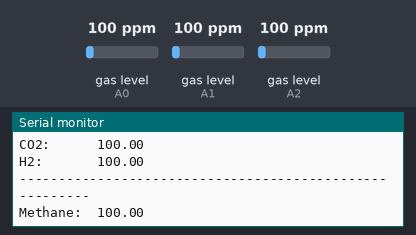
Recording of a sketch running on a simulated Arduino Nano, built with avr-gcc and run on an emulated ATmega328P. Parts: the last lines printed to the serial monitor. The inputs (shaded band) are chosen by the test bench; at power-on: gas level (sensors on A0, A1, A2) 100 ppm.

Above: at 7.2 s.
7.3 s: gas level (sensor on A0) set to 11 ppm
At 7.43 s:
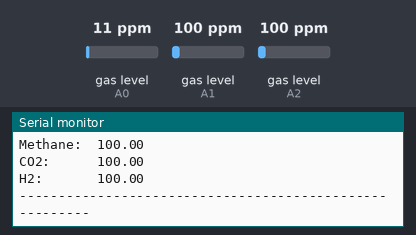
8.8 s: gas level (sensor on A0) set to 8 ppm
At 8.82 s:
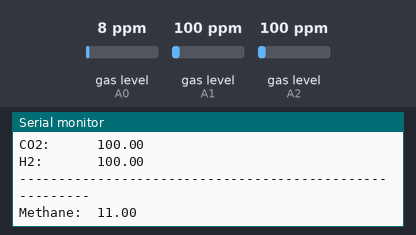
10.3 s: gas level (sensor on A1) set to 11 ppm
At 10.31 s:
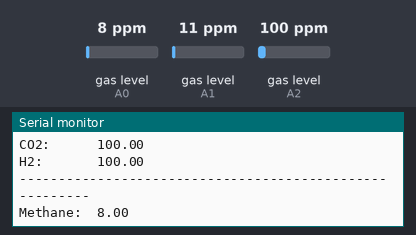
11.8 s: gas level (sensor on A1) set to 8 ppm
Timing chart, 0 to 14.3 s (numbered marks = the images above; inputs shaded):
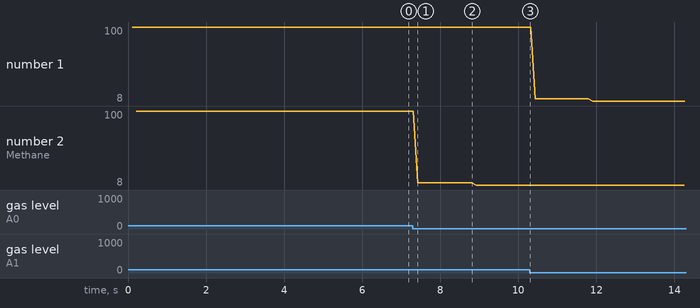

Measured:
- the behaviour switches between 10 and 9 ppm on gas level (sensor on A0) (found by bisection; images 1 and 2)
- plotted number 2: 100 → 11 after the input at 7.3 s, 11 → 8 after the input at 8.8 s

The sketch:

mq-calibration.ino
```cpp
#include <MQUnifiedsensor.h>

#define         Board                   ("Arduino NANO")
#define         Pin4                     (A0)  //Analog input 1 of your arduino
#define         Pin135                   (A1)  //Analog input 2 of your arduino
#define         Pin8                     (A2)  //Analog input 6 of your arduino

#define         RatioMQ4CleanAir          (4.4) //RS / R0 = 4.4 ppm
#define         RatioMQ135CleanAir        (3.6) //RS / R0 = 10 ppm
#define         RatioMQ8CleanAir          (70) //RS / R0 = 70 ppm
#define         ADC_Bit_Resolution        (10) // 10 bit ADC
#define         Voltage_Resolution        (5) // Volt resolution to calc the voltage
#define         Type                      ("Arduino NANO") //Board used
//Declare Sensor
MQUnifiedsensor MQ4(Board, Voltage_Resolution, ADC_Bit_Resolution, Pin4, Type);
MQUnifiedsensor MQ135(Board, Voltage_Resolution, ADC_Bit_Resolution, Pin135, Type);
MQUnifiedsensor MQ8(Board, Voltage_Resolution, ADC_Bit_Resolution, Pin8, Type);


void setup() {
  Serial.begin(9600);

  MQ4.init();
  MQ4.setRegressionMethod(1); //_PPM =  a*ratio^b
  MQ4.setR0(14.23);
  MQ135.init();
  MQ135.setRegressionMethod(1); //_PPM =  a*ratio^b
  MQ135.setR0(9.03);
  MQ8.init();
  MQ8.setRegressionMethod(1); //_PPM =  a*ratio^b
  MQ8.setR0(0.91);


//calibration portion and calibrate for R0.
  Serial.print("Calibrating please wait.");
  float  MQ4calcR0 = 0,
         MQ135calcR0 = 0,
         MQ8calcR0 = 0;
  for (int i = 1; i <= 10; i ++)
  {
    //Update the voltage lectures
    MQ4.update();
    MQ135.update();
    MQ8.update();

    MQ4calcR0 += MQ4.calibrate(RatioMQ4CleanAir);
    MQ135calcR0 += MQ135.calibrate(RatioMQ135CleanAir);
    MQ8calcR0 += MQ8.calibrate(RatioMQ8CleanAir);

    Serial.print(".");
  }
  MQ4.setR0(MQ4calcR0 / 10);
  MQ135.setR0(MQ135calcR0 / 10);
  MQ8.setR0(MQ8calcR0 / 10);
  Serial.println("  done!.");

  Serial.print("(MQ4 - MQ135 - MQ8):");
  Serial.print(MQ4calcR0 / 10); Serial.print(" | ");
  Serial.print(MQ135calcR0 / 10); Serial.print(" | ");
  Serial.print(MQ8calcR0 / 10); Serial.print(" | ");
//Calibration
}

void loop() {
  //Update the voltage lectures
  MQ4.update();
  MQ135.update();
  MQ8.update();

  MQ4.setA(1012.7); MQ4.setB(-2.786); //CH4
float CH4 = MQ4.readSensor();

  MQ135.setA(110.47); MQ135.setB(-2.862); //CO2
float CO2 = MQ135.readSensor();

  MQ8.setA(976.97); MQ8.setB(-0.688); // H2
float H2 = MQ8.readSensor();

  Serial.print("Methane:  "); Serial.println(CH4);
  Serial.print("CO2:      "); Serial.println(CO2);
  Serial.print("H2:       "); Serial.println(H2);
  Serial.println("--------------------------------------------------------");
}
```
